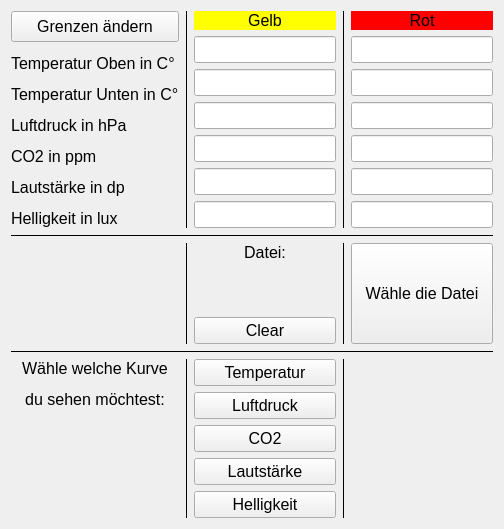
      <widget class="QWidget" name="advanced">
       <property name="styleSheet">
        <string notr="true"/>
       </property>
       <layout class="QHBoxLayout" name="horizontalLayout_3">
        <item>
         <layout class="QGridLayout" name="gridLayout">
          <item row="4" column="0">
           <layout class="QVBoxLayout" name="verticalLayout_6">
            <item>
             <widget class="QLabel" name="adwaehlelabel">
              <property name="font">
               <font>
                <family>Arial</family>
                <pointsize>12</pointsize>
               </font>
              </property>
              <property name="text">
               <string>&lt;html&gt;&lt;head/&gt;&lt;body&gt;&lt;p align=&quot;center&quot;&gt;Wähle welche Kurve&lt;/p&gt;&lt;p align=&quot;center&quot;&gt;du sehen möchtest:&lt;/p&gt;&lt;/body&gt;&lt;/html&gt;</string>
              </property>
              <property name="alignment">
               <set>Qt::AlignCenter</set>
              </property>
             </widget>
            </item>
            <item>
             <widget class="QLabel" name="adinfolabel">
              <property name="font">
               <font>
                <family>Arial</family>
                <pointsize>12</pointsize>
               </font>
              </property>
              <property name="text">
               <string/>
              </property>
              <property name="alignment">
               <set>Qt::AlignCenter</set>
              </property>
             </widget>
            </item>
            <item>
             <widget class="QLabel" name="label_4">
              <property name="text">
               <string/>
              </property>
             </widget>
            </item>
           </layout>
          </item>
          <item row="0" column="0">
           <layout class="QVBoxLayout" name="verticalLayout_3">
            <property name="spacing">
             <number>0</number>
            </property>
            <property name="rightMargin">
             <number>0</number>
            </property>
            <property name="bottomMargin">
             <number>0</number>
            </property>
            <item>
             <layout class="QVBoxLayout" name="verticalLayout_11">
              <property name="spacing">
               <number>12</number>
              </property>
              <item>
               <widget class="QPushButton" name="adchangegrenze">
                <property name="sizePolicy">
                 <sizepolicy hsizetype="Preferred" vsizetype="Preferred">
                  <horstretch>0</horstretch>
                  <verstretch>0</verstretch>
                 </sizepolicy>
                </property>
                <property name="font">
                 <font>
                  <family>Arial</family>
                  <pointsize>12</pointsize>
                 </font>
                </property>
                <property name="text">
                 <string>Grenzen ändern</string>
                </property>
                <property name="autoDefault">
                 <bool>false</bool>
                </property>
                <property name="flat">
                 <bool>false</bool>
                </property>
               </widget>
              </item>
              <item>
               <widget class="QLabel" name="adtempolabel">
                <property name="sizePolicy">
                 <sizepolicy hsizetype="Preferred" vsizetype="Fixed">
                  <horstretch>0</horstretch>
                  <verstretch>0</verstretch>
                 </sizepolicy>
                </property>
                <property name="font">
                 <font>
                  <family>Arial</family>
                  <pointsize>12</pointsize>
                 </font>
                </property>
                <property name="text">
                 <string>Temperatur Oben in C°</string>
                </property>
               </widget>
              </item>
              <item>
               <widget class="QLabel" name="adtempulabel">
                <property name="sizePolicy">
                 <sizepolicy hsizetype="Preferred" vsizetype="Fixed">
                  <horstretch>0</horstretch>
                  <verstretch>0</verstretch>
                 </sizepolicy>
                </property>
                <property name="font">
                 <font>
                  <family>Arial</family>
                  <pointsize>12</pointsize>
                 </font>
                </property>
                <property name="text">
                 <string>Temperatur Unten in C°</string>
                </property>
               </widget>
              </item>
              <item>
               <widget class="QLabel" name="adluftdrucklabel">
                <property name="sizePolicy">
                 <sizepolicy hsizetype="Preferred" vsizetype="Fixed">
                  <horstretch>0</horstretch>
                  <verstretch>0</verstretch>
                 </sizepolicy>
                </property>
                <property name="font">
                 <font>
                  <family>Arial</family>
                  <pointsize>12</pointsize>
                 </font>
                </property>
                <property name="text">
                 <string>Luftdruck in hPa</string>
                </property>
               </widget>
              </item>
              <item>
               <widget class="QLabel" name="adCO2label">
                <property name="sizePolicy">
                 <sizepolicy hsizetype="Preferred" vsizetype="Fixed">
                  <horstretch>0</horstretch>
                  <verstretch>0</verstretch>
                 </sizepolicy>
                </property>
                <property name="font">
                 <font>
                  <family>Arial</family>
                  <pointsize>12</pointsize>
                 </font>
                </property>
                <property name="text">
                 <string>CO2 in ppm</string>
                </property>
               </widget>
              </item>
              <item>
               <widget class="QLabel" name="adlautlabel">
                <property name="sizePolicy">
                 <sizepolicy hsizetype="Preferred" vsizetype="Fixed">
                  <horstretch>0</horstretch>
                  <verstretch>0</verstretch>
                 </sizepolicy>
                </property>
                <property name="font">
                 <font>
                  <family>Arial</family>
                  <pointsize>12</pointsize>
                 </font>
                </property>
                <property name="text">
                 <string>Lautstärke in dp</string>
                </property>
               </widget>
              </item>
              <item>
               <widget class="QLabel" name="adhelllabel">
                <property name="sizePolicy">
                 <sizepolicy hsizetype="Preferred" vsizetype="Fixed">
                  <horstretch>0</horstretch>
                  <verstretch>0</verstretch>
                 </sizepolicy>
                </property>
                <property name="font">
                 <font>
                  <family>Arial</family>
                  <pointsize>12</pointsize>
                 </font>
                </property>
                <property name="text">
                 <string>Helligkeit in lux</string>
                </property>
               </widget>
              </item>
             </layout>
            </item>
           </layout>
          </item>
          <item row="0" column="2">
           <layout class="QVBoxLayout" name="verticalLayout_7">
            <item>
             <widget class="QLabel" name="adgelblabel">
              <property name="font">
               <font>
                <family>Arial</family>
                <pointsize>12</pointsize>
               </font>
              </property>
              <property name="styleSheet">
               <string notr="true">background-color: rgb(255, 255, 0);</string>
              </property>
              <property name="text">
               <string>&lt;html&gt;&lt;head/&gt;&lt;body&gt;&lt;p align=&quot;center&quot;&gt;Gelb&lt;/p&gt;&lt;/body&gt;&lt;/html&gt;</string>
              </property>
             </widget>
            </item>
            <item>
             <widget class="QLineEdit" name="adtempogelbedit">
              <property name="sizePolicy">
               <sizepolicy hsizetype="Preferred" vsizetype="Fixed">
                <horstretch>0</horstretch>
                <verstretch>0</verstretch>
               </sizepolicy>
              </property>
              <property name="font">
               <font>
                <family>Arial</family>
                <pointsize>12</pointsize>
               </font>
              </property>
             </widget>
            </item>
            <item>
             <widget class="QLineEdit" name="adtempugelbedit">
              <property name="sizePolicy">
               <sizepolicy hsizetype="Preferred" vsizetype="Fixed">
                <horstretch>0</horstretch>
                <verstretch>0</verstretch>
               </sizepolicy>
              </property>
              <property name="font">
               <font>
                <family>Arial</family>
                <pointsize>12</pointsize>
               </font>
              </property>
             </widget>
            </item>
            <item>
             <widget class="QLineEdit" name="adluftdruckugelbedit">
              <property name="sizePolicy">
               <sizepolicy hsizetype="Preferred" vsizetype="Fixed">
                <horstretch>0</horstretch>
                <verstretch>0</verstretch>
               </sizepolicy>
              </property>
              <property name="font">
               <font>
                <family>Arial</family>
                <pointsize>12</pointsize>
               </font>
              </property>
             </widget>
            </item>
            <item>
             <widget class="QLineEdit" name="adCO2ogelbedit">
              <property name="sizePolicy">
               <sizepolicy hsizetype="Preferred" vsizetype="Fixed">
                <horstretch>0</horstretch>
                <verstretch>0</verstretch>
               </sizepolicy>
              </property>
              <property name="font">
               <font>
                <family>Arial</family>
                <pointsize>12</pointsize>
               </font>
              </property>
             </widget>
            </item>
            <item>
             <widget class="QLineEdit" name="adlautogelbedit">
              <property name="sizePolicy">
               <sizepolicy hsizetype="Preferred" vsizetype="Fixed">
                <horstretch>0</horstretch>
                <verstretch>0</verstretch>
               </sizepolicy>
              </property>
              <property name="font">
               <font>
                <family>Arial</family>
                <pointsize>12</pointsize>
               </font>
              </property>
             </widget>
            </item>
            <item>
             <widget class="QLineEdit" name="adhellugelbedit">
              <property name="sizePolicy">
               <sizepolicy hsizetype="Preferred" vsizetype="Fixed">
                <horstretch>0</horstretch>
                <verstretch>0</verstretch>
               </sizepolicy>
              </property>
              <property name="font">
               <font>
                <family>Arial</family>
                <pointsize>12</pointsize>
               </font>
              </property>
              <property name="text">
               <string/>
              </property>
             </widget>
            </item>
           </layout>
          </item>
          <item row="4" column="2">
           <layout class="QVBoxLayout" name="verticalLayout_10">
            <item>
             <widget class="QPushButton" name="adtempbutton">
              <property name="sizePolicy">
               <sizepolicy hsizetype="Preferred" vsizetype="Preferred">
                <horstretch>0</horstretch>
                <verstretch>0</verstretch>
               </sizepolicy>
              </property>
              <property name="font">
               <font>
                <family>Arial</family>
                <pointsize>12</pointsize>
               </font>
              </property>
              <property name="text">
               <string>Temperatur</string>
              </property>
              <property name="checkable">
               <bool>false</bool>
              </property>
             </widget>
            </item>
            <item>
             <widget class="QPushButton" name="adluftdruckbutton">
              <property name="sizePolicy">
               <sizepolicy hsizetype="Preferred" vsizetype="Preferred">
                <horstretch>0</horstretch>
                <verstretch>0</verstretch>
               </sizepolicy>
              </property>
              <property name="font">
               <font>
                <family>Arial</family>
                <pointsize>12</pointsize>
               </font>
              </property>
              <property name="text">
               <string>Luftdruck</string>
              </property>
              <property name="checkable">
               <bool>false</bool>
              </property>
             </widget>
            </item>
            <item>
             <widget class="QPushButton" name="adCO2button">
              <property name="sizePolicy">
               <sizepolicy hsizetype="Preferred" vsizetype="Preferred">
                <horstretch>0</horstretch>
                <verstretch>0</verstretch>
               </sizepolicy>
              </property>
              <property name="font">
               <font>
                <family>Arial</family>
                <pointsize>12</pointsize>
               </font>
              </property>
              <property name="text">
               <string>CO2</string>
              </property>
              <property name="checkable">
               <bool>false</bool>
              </property>
             </widget>
            </item>
            <item>
             <widget class="QPushButton" name="adlautbutton">
              <property name="sizePolicy">
               <sizepolicy hsizetype="Preferred" vsizetype="Preferred">
                <horstretch>0</horstretch>
                <verstretch>0</verstretch>
               </sizepolicy>
              </property>
              <property name="font">
               <font>
                <family>Arial</family>
                <pointsize>12</pointsize>
               </font>
              </property>
              <property name="text">
               <string>Lautstärke</string>
              </property>
              <property name="checkable">
               <bool>false</bool>
              </property>
             </widget>
            </item>
            <item>
             <widget class="QPushButton" name="adhellbutton">
              <property name="sizePolicy">
               <sizepolicy hsizetype="Preferred" vsizetype="Preferred">
                <horstretch>0</horstretch>
                <verstretch>0</verstretch>
               </sizepolicy>
              </property>
              <property name="font">
               <font>
                <family>Arial</family>
                <pointsize>12</pointsize>
               </font>
              </property>
              <property name="text">
               <string>Helligkeit</string>
              </property>
              <property name="checkable">
               <bool>false</bool>
              </property>
             </widget>
            </item>
           </layout>
          </item>
          <item row="0" column="4">
           <layout class="QVBoxLayout" name="verticalLayout_8">
            <item>
             <widget class="QLabel" name="adrotlabel">
              <property name="font">
               <font>
                <family>Arial</family>
                <pointsize>12</pointsize>
               </font>
              </property>
              <property name="styleSheet">
               <string notr="true">background-color: rgb(255, 0, 0);</string>
              </property>
              <property name="text">
               <string>&lt;html&gt;&lt;head/&gt;&lt;body&gt;&lt;p align=&quot;center&quot;&gt;Rot&lt;/p&gt;&lt;/body&gt;&lt;/html&gt;</string>
              </property>
             </widget>
            </item>
            <item>
             <widget class="QLineEdit" name="adtemporotedit">
              <property name="sizePolicy">
               <sizepolicy hsizetype="Preferred" vsizetype="Fixed">
                <horstretch>0</horstretch>
                <verstretch>0</verstretch>
               </sizepolicy>
              </property>
              <property name="font">
               <font>
                <family>Arial</family>
                <pointsize>12</pointsize>
               </font>
              </property>
             </widget>
            </item>
            <item>
             <widget class="QLineEdit" name="adtempurotedit">
              <property name="sizePolicy">
               <sizepolicy hsizetype="Preferred" vsizetype="Fixed">
                <horstretch>0</horstretch>
                <verstretch>0</verstretch>
               </sizepolicy>
              </property>
              <property name="font">
               <font>
                <family>Arial</family>
                <pointsize>12</pointsize>
               </font>
              </property>
             </widget>
            </item>
            <item>
             <widget class="QLineEdit" name="adluftdruckorotedit">
              <property name="sizePolicy">
               <sizepolicy hsizetype="Preferred" vsizetype="Fixed">
                <horstretch>0</horstretch>
                <verstretch>0</verstretch>
               </sizepolicy>
              </property>
              <property name="font">
               <font>
                <family>Arial</family>
                <pointsize>12</pointsize>
               </font>
              </property>
             </widget>
            </item>
            <item>
             <widget class="QLineEdit" name="adCO2orotedit">
              <property name="sizePolicy">
               <sizepolicy hsizetype="Preferred" vsizetype="Fixed">
                <horstretch>0</horstretch>
                <verstretch>0</verstretch>
               </sizepolicy>
              </property>
              <property name="font">
               <font>
                <family>Arial</family>
                <pointsize>12</pointsize>
               </font>
              </property>
             </widget>
            </item>
            <item>
             <widget class="QLineEdit" name="adlautorotedit">
              <property name="sizePolicy">
               <sizepolicy hsizetype="Preferred" vsizetype="Fixed">
                <horstretch>0</horstretch>
                <verstretch>0</verstretch>
               </sizepolicy>
              </property>
              <property name="font">
               <font>
                <family>Arial</family>
                <pointsize>12</pointsize>
               </font>
              </property>
             </widget>
            </item>
            <item>
             <widget class="QLineEdit" name="adhellurotedit">
              <property name="sizePolicy">
               <sizepolicy hsizetype="Preferred" vsizetype="Fixed">
                <horstretch>0</horstretch>
                <verstretch>0</verstretch>
               </sizepolicy>
              </property>
              <property name="font">
               <font>
                <family>Arial</family>
                <pointsize>12</pointsize>
               </font>
              </property>
             </widget>
            </item>
           </layout>
          </item>
          <item row="4" column="4">
           <widget class="PlotWidget" name="anzeigegraph" native="true">
            <property name="sizePolicy">
             <sizepolicy hsizetype="Preferred" vsizetype="Preferred">
              <horstretch>0</horstretch>
              <verstretch>0</verstretch>
             </sizepolicy>
            </property>
            <property name="font">
             <font>
              <family>Arial</family>
              <pointsize>13</pointsize>
             </font>
            </property>
           </widget>
          </item>
          <item row="4" column="1">
           <widget class="Line" name="line_4">
            <property name="font">
             <font>
              <family>Arial</family>
             </font>
            </property>
            <property name="frameShadow">
             <enum>QFrame::Plain</enum>
            </property>
            <property name="orientation">
             <enum>Qt::Vertical</enum>
            </property>
           </widget>
          </item>
          <item row="3" column="0" colspan="5">
           <widget class="Line" name="line_2">
            <property name="font">
             <font>
              <family>Arial</family>
             </font>
            </property>
            <property name="frameShadow">
             <enum>QFrame::Plain</enum>
            </property>
            <property name="orientation">
             <enum>Qt::Horizontal</enum>
            </property>
           </widget>
          </item>
          <item row="2" column="1">
           <widget class="Line" name="line_3">
            <property name="font">
             <font>
              <family>Arial</family>
             </font>
            </property>
            <property name="frameShadow">
             <enum>QFrame::Plain</enum>
            </property>
            <property name="orientation">
             <enum>Qt::Vertical</enum>
            </property>
           </widget>
          </item>
          <item row="1" column="0" colspan="5">
           <widget class="Line" name="line">
            <property name="font">
             <font>
              <family>Arial</family>
             </font>
            </property>
            <property name="frameShadow">
             <enum>QFrame::Plain</enum>
            </property>
            <property name="lineWidth">
             <number>1</number>
            </property>
            <property name="orientation">
             <enum>Qt::Horizontal</enum>
            </property>
           </widget>
          </item>
          <item row="2" column="0">
           <layout class="QHBoxLayout" name="zeitlayouts">
            <item>
             <layout class="QVBoxLayout" name="anfangzeit">
              <property name="sizeConstraint">
               <enum>QLayout::SetFixedSize</enum>
              </property>
              <property name="topMargin">
               <number>0</number>
              </property>
             </layout>
            </item>
            <item>
             <layout class="QVBoxLayout" name="endzeit">
              <property name="sizeConstraint">
               <enum>QLayout::SetFixedSize</enum>
              </property>
              <property name="topMargin">
               <number>0</number>
              </property>
             </layout>
            </item>
           </layout>
          </item>
          <item row="2" column="2">
           <layout class="QVBoxLayout" name="verticalLayout">
            <item>
             <widget class="QLabel" name="addateilabel">
              <property name="sizePolicy">
               <sizepolicy hsizetype="Minimum" vsizetype="Minimum">
                <horstretch>0</horstretch>
                <verstretch>0</verstretch>
               </sizepolicy>
              </property>
              <property name="font">
               <font>
                <family>Arial</family>
                <pointsize>14</pointsize>
               </font>
              </property>
              <property name="text">
               <string>&lt;html&gt;&lt;head/&gt;&lt;body&gt;&lt;p align=&quot;center&quot;&gt;&lt;span style=&quot; font-size:12pt;&quot;&gt;Datei:&lt;/span&gt;&lt;/p&gt;&lt;/body&gt;&lt;/html&gt;</string>
              </property>
              <property name="alignment">
               <set>Qt::AlignCenter</set>
              </property>
             </widget>
            </item>
            <item>
             <widget class="QLabel" name="addateiname">
              <property name="sizePolicy">
               <sizepolicy hsizetype="Minimum" vsizetype="Minimum">
                <horstretch>0</horstretch>
                <verstretch>0</verstretch>
               </sizepolicy>
              </property>
              <property name="font">
               <font>
                <family>Arial</family>
                <pointsize>12</pointsize>
               </font>
              </property>
              <property name="text">
               <string>&lt;html&gt;&lt;head/&gt;&lt;body&gt;&lt;p align=&quot;center&quot;&gt;&lt;span style=&quot; font-size:16pt;&quot;&gt;&lt;br/&gt;&lt;/span&gt;&lt;/p&gt;&lt;/body&gt;&lt;/html&gt;</string>
              </property>
              <property name="alignment">
               <set>Qt::AlignCenter</set>
              </property>
             </widget>
            </item>
            <item>
             <widget class="QPushButton" name="adcleardatabutton">
              <property name="sizePolicy">
               <sizepolicy hsizetype="Preferred" vsizetype="Preferred">
                <horstretch>0</horstretch>
                <verstretch>0</verstretch>
               </sizepolicy>
              </property>
              <property name="font">
               <font>
                <family>Arial</family>
                <pointsize>12</pointsize>
               </font>
              </property>
              <property name="text">
               <string>Clear</string>
              </property>
             </widget>
            </item>
           </layout>
          </item>
          <item row="2" column="4">
           <widget class="QPushButton" name="adwaehledateibutton">
            <property name="sizePolicy">
             <sizepolicy hsizetype="Minimum" vsizetype="Minimum">
              <horstretch>0</horstretch>
              <verstretch>0</verstretch>
             </sizepolicy>
            </property>
            <property name="font">
             <font>
              <family>Arial</family>
              <pointsize>12</pointsize>
             </font>
            </property>
            <property name="text">
             <string>Wähle die Datei</string>
            </property>
           </widget>
          </item>
          <item row="4" column="3">
           <widget class="Line" name="line_5">
            <property name="font">
             <font>
              <family>Arial</family>
             </font>
            </property>
            <property name="frameShadow">
             <enum>QFrame::Plain</enum>
            </property>
            <property name="orientation">
             <enum>Qt::Vertical</enum>
            </property>
           </widget>
          </item>
          <item row="2" column="3">
           <widget class="Line" name="line_6">
            <property name="font">
             <font>
              <family>Arial</family>
             </font>
            </property>
            <property name="frameShadow">
             <enum>QFrame::Plain</enum>
            </property>
            <property name="orientation">
             <enum>Qt::Vertical</enum>
            </property>
           </widget>
          </item>
          <item row="0" column="3">
           <widget class="Line" name="line_7">
            <property name="font">
             <font>
              <family>Arial</family>
             </font>
            </property>
            <property name="frameShadow">
             <enum>QFrame::Plain</enum>
            </property>
            <property name="orientation">
             <enum>Qt::Vertical</enum>
            </property>
           </widget>
          </item>
          <item row="0" column="1">
           <widget class="Line" name="line_8">
            <property name="font">
             <font>
              <family>Arial</family>
             </font>
            </property>
            <property name="frameShadow">
             <enum>QFrame::Plain</enum>
            </property>
            <property name="orientation">
             <enum>Qt::Vertical</enum>
            </property>
           </widget>
          </item>
         </layout>
        </item>
       </layout>
      </widget>
